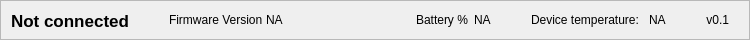
           <widget class="QFrame" name="main_footer">
            <property name="minimumSize">
             <size>
              <width>0</width>
              <height>40</height>
             </size>
            </property>
            <property name="maximumSize">
             <size>
              <width>16777215</width>
              <height>40</height>
             </size>
            </property>
            <property name="styleSheet">
             <string notr="true"/>
            </property>
            <property name="frameShape">
             <enum>QFrame::StyledPanel</enum>
            </property>
            <property name="frameShadow">
             <enum>QFrame::Raised</enum>
            </property>
            <layout class="QHBoxLayout" name="horizontalLayout_14">
             <property name="spacing">
              <number>0</number>
             </property>
             <property name="leftMargin">
              <number>10</number>
             </property>
             <property name="topMargin">
              <number>10</number>
             </property>
             <property name="rightMargin">
              <number>0</number>
             </property>
             <property name="bottomMargin">
              <number>10</number>
             </property>
             <item>
              <widget class="QLabel" name="ft_label_device_3">
               <property name="font">
                <font>
                 <pointsize>13</pointsize>
                 <italic>false</italic>
                 <bold>false</bold>
                </font>
               </property>
               <property name="styleSheet">
                <string notr="true"/>
               </property>
               <property name="text">
                <string>&lt;html&gt;&lt;head/&gt;&lt;body&gt;&lt;p&gt;&lt;span style=&quot; font-weight:600;&quot;&gt;Not connected&lt;/span&gt;&lt;/p&gt;&lt;/body&gt;&lt;/html&gt;</string>
               </property>
              </widget>
             </item>
             <item>
              <spacer name="horizontalSpacer_2">
               <property name="orientation">
                <enum>Qt::Horizontal</enum>
               </property>
               <property name="sizeHint" stdset="0">
                <size>
                 <width>40</width>
                 <height>20</height>
                </size>
               </property>
              </spacer>
             </item>
             <item>
              <layout class="QHBoxLayout" name="horizontalLayout_25">
               <item>
                <widget class="QLabel" name="ft_label_firmware">
                 <property name="styleSheet">
                  <string notr="true"/>
                 </property>
                 <property name="text">
                  <string>Firmware Version </string>
                 </property>
                </widget>
               </item>
               <item>
                <widget class="QLabel" name="ft_label_firmware_value">
                 <property name="text">
                  <string>NA</string>
                 </property>
                </widget>
               </item>
              </layout>
             </item>
             <item>
              <spacer name="horizontalSpacer">
               <property name="orientation">
                <enum>Qt::Horizontal</enum>
               </property>
               <property name="sizeHint" stdset="0">
                <size>
                 <width>133</width>
                 <height>20</height>
                </size>
               </property>
              </spacer>
             </item>
             <item>
              <layout class="QHBoxLayout" name="horizontalLayout_26">
               <property name="spacing">
                <number>6</number>
               </property>
               <item alignment="Qt::AlignHCenter">
                <widget class="QLabel" name="ft_label_battery">
                 <property name="styleSheet">
                  <string notr="true"/>
                 </property>
                 <property name="text">
                  <string>Battery %</string>
                 </property>
                </widget>
               </item>
               <item>
                <widget class="QLabel" name="ft_label_battery_value">
                 <property name="styleSheet">
                  <string notr="true"/>
                 </property>
                 <property name="text">
                  <string>NA</string>
                 </property>
                </widget>
               </item>
              </layout>
             </item>
             <item>
              <spacer name="horizontalSpacer_3">
               <property name="orientation">
                <enum>Qt::Horizontal</enum>
               </property>
               <property name="sizeHint" stdset="0">
                <size>
                 <width>40</width>
                 <height>20</height>
                </size>
               </property>
              </spacer>
             </item>
             <item>
              <layout class="QHBoxLayout" name="horizontalLayout_27">
               <property name="spacing">
                <number>10</number>
               </property>
               <item>
                <widget class="QLabel" name="ft_label_temp">
                 <property name="styleSheet">
                  <string notr="true"/>
                 </property>
                 <property name="text">
                  <string>Device temperature:</string>
                 </property>
                </widget>
               </item>
               <item>
                <widget class="QLabel" name="ft_label_temp_value">
                 <property name="text">
                  <string>NA</string>
                 </property>
                </widget>
               </item>
              </layout>
             </item>
             <item>
              <spacer name="horizontalSpacer_4">
               <property name="orientation">
                <enum>Qt::Horizontal</enum>
               </property>
               <property name="sizeHint" stdset="0">
                <size>
                 <width>40</width>
                 <height>20</height>
                </size>
               </property>
              </spacer>
             </item>
             <item>
              <widget class="QLabel" name="ft_label_version">
               <property name="styleSheet">
                <string notr="true"/>
               </property>
               <property name="text">
                <string>v0.1</string>
               </property>
               <property name="alignment">
                <set>Qt::AlignRight|Qt::AlignTrailing|Qt::AlignVCenter</set>
               </property>
              </widget>
             </item>
             <item>
              <widget class="QFrame" name="frame_size_grip">
               <property name="minimumSize">
                <size>
                 <width>20</width>
                 <height>20</height>
                </size>
               </property>
               <property name="maximumSize">
                <size>
                 <width>20</width>
                 <height>20</height>
                </size>
               </property>
               <property name="cursor">
                <cursorShape>SizeFDiagCursor</cursorShape>
               </property>
               <property name="frameShape">
                <enum>QFrame::NoFrame</enum>
               </property>
               <property name="frameShadow">
                <enum>QFrame::Raised</enum>
               </property>
              </widget>
             </item>
            </layout>
           </widget>
